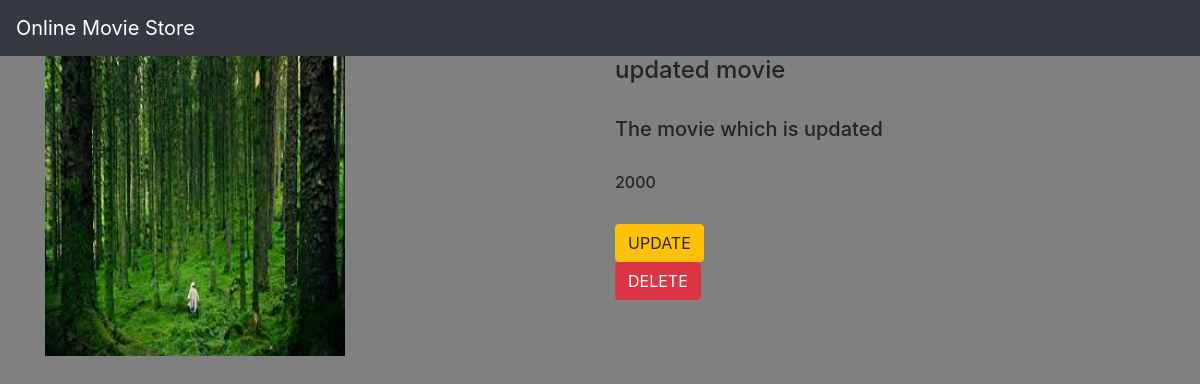
/movie/3/, run on the app's committed database.
### movapp/models.py (models this page shows)
class Movie(models.Model):
    name=models.CharField(max_length=258)
    desc=models.TextField()
    year=models.IntegerField()
    img=models.ImageField(upload_to='gallery')

### movapp/views.py (the view)
# urls.py: path('movie/<int:movie_id>/', views.detail, name='detail'),
def detail(request, movie_id):
    movie = Movie.objects.get(id=movie_id)
    return render(request, 'detail.html', {'movie': movie})

### templates/detail.html
{% extends 'base.html' %}
{% block body %}
<div class="container" xmlns="http://www.w3.org/1999/html">
    <div class="row">
        <div class="col-md-6">
            <img src="{{movie.img.url}}" width="300" height="300">
        </div>
        <div class="col-md-6">
            <h4>{{movie.name}}</h4><br>
            <h5>{{movie.desc}}</h5><br>
            <h6>{{movie.year}}</h6><br>
            <a class="btn btn-warning" href="{% url 'movapp:update' movie.id %}">UPDATE</a><br>
            <a class="btn btn-danger" href="{% url 'movapp:delete' movie.id %}">DELETE</a><br>
        </div>
    </div>
</div>
{% endblock %}

### static/style.css (style rules this page uses)
body { background-color:Gray; }

### data on the page
Movie: img (picture), name "updated movie", desc "The movie which is updated", year "2000"
